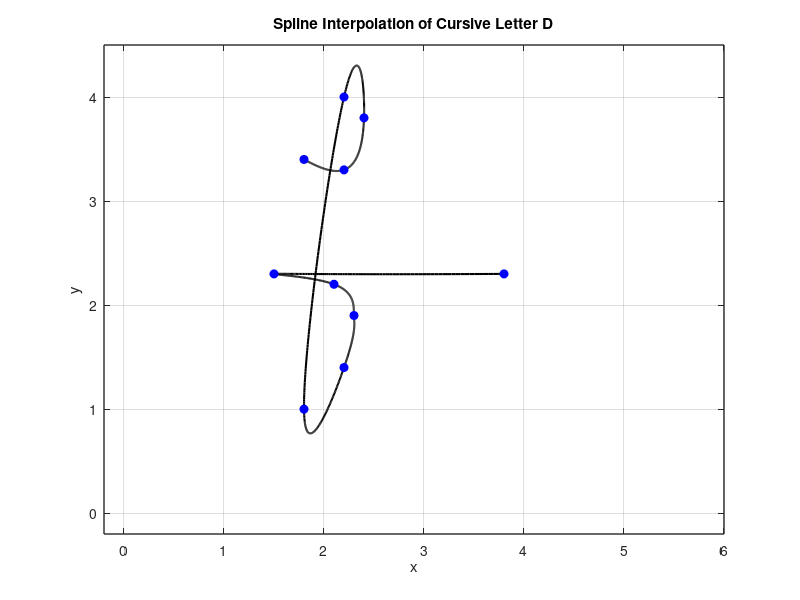

Write the MATLAB code that produced this figure.
x = [1.8 2.2 2.4 2.2 1.8 2.2 2.3 2.1 1.5 3.8];
y = [3.4 3.3 3.8 4 1 1.4 1.9 2.2 2.3 2.3];

n = length(x);
t = 0:n-1; % Parametric coordinate t
tt = 0:0.01:n-1; % More dense coordinate tt for spline interpolation

% Compute spline interpolation
xx = spline(t, x, tt);
yy = spline(t, y, tt);

% Plot settings
figure(1)
plot(xx, yy, 'k', 'LineWidth', 1.5) % plot spline
hold on
plot(x, y, 'bo', 'MarkerFaceColor', 'b') % plot data points
axis([-0.2 6 -0.2 4.5])
grid on
title('Spline Interpolation of Cursive Letter D')
xlabel('x')
ylabel('y')
set(gca, 'FontSize', 10, 'LineWidth', 1)
grid on
